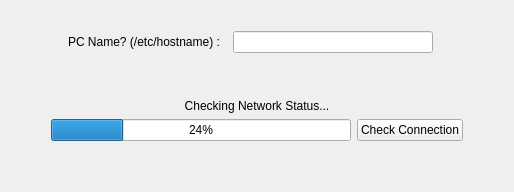
          <widget class="QWidget" name="networkPage">
           <layout class="QVBoxLayout" name="verticalLayout_2">
            <item>
             <spacer name="verticalSpacer_5">
              <property name="orientation">
               <enum>Qt::Vertical</enum>
              </property>
              <property name="sizeType">
               <enum>QSizePolicy::Maximum</enum>
              </property>
              <property name="sizeHint" stdset="0">
               <size>
                <width>20</width>
                <height>20</height>
               </size>
              </property>
             </spacer>
            </item>
            <item>
             <layout class="QHBoxLayout" name="horizontalLayout_5">
              <item>
               <spacer name="horizontalSpacer_9">
                <property name="orientation">
                 <enum>Qt::Horizontal</enum>
                </property>
                <property name="sizeHint" stdset="0">
                 <size>
                  <width>40</width>
                  <height>20</height>
                 </size>
                </property>
               </spacer>
              </item>
              <item>
               <widget class="QLabel" name="label_3">
                <property name="text">
                 <string>PC Name? (/etc/hostname) :  </string>
                </property>
               </widget>
              </item>
              <item>
               <widget class="QLineEdit" name="hostnameLine">
                <property name="minimumSize">
                 <size>
                  <width>200</width>
                  <height>0</height>
                 </size>
                </property>
                <property name="maximumSize">
                 <size>
                  <width>300</width>
                  <height>16777215</height>
                 </size>
                </property>
               </widget>
              </item>
              <item>
               <widget class="QLabel" name="hostnameLineValidIcon">
                <property name="maximumSize">
                 <size>
                  <width>32</width>
                  <height>32</height>
                 </size>
                </property>
                <property name="toolTip">
                 <string>hostname must be 8 characters long</string>
                </property>
                <property name="text">
                 <string/>
                </property>
                <property name="pixmap">
                 <pixmap>:/images/resource/dialog-cancel.png</pixmap>
                </property>
                <property name="scaledContents">
                 <bool>true</bool>
                </property>
               </widget>
              </item>
              <item>
               <spacer name="horizontalSpacer_10">
                <property name="orientation">
                 <enum>Qt::Horizontal</enum>
                </property>
                <property name="sizeHint" stdset="0">
                 <size>
                  <width>40</width>
                  <height>20</height>
                 </size>
                </property>
               </spacer>
              </item>
             </layout>
            </item>
            <item>
             <spacer name="verticalSpacer_4">
              <property name="orientation">
               <enum>Qt::Vertical</enum>
              </property>
              <property name="sizeHint" stdset="0">
               <size>
                <width>20</width>
                <height>40</height>
               </size>
              </property>
             </spacer>
            </item>
            <item>
             <widget class="QLabel" name="networkStatusLabel">
              <property name="text">
               <string>Checking Network Status...</string>
              </property>
              <property name="alignment">
               <set>Qt::AlignCenter</set>
              </property>
             </widget>
            </item>
            <item>
             <layout class="QHBoxLayout" name="horizontalLayout">
              <item>
               <spacer name="horizontalSpacer_7">
                <property name="orientation">
                 <enum>Qt::Horizontal</enum>
                </property>
                <property name="sizeHint" stdset="0">
                 <size>
                  <width>40</width>
                  <height>20</height>
                 </size>
                </property>
               </spacer>
              </item>
              <item>
               <widget class="QProgressBar" name="networkStatusProgress">
                <property name="sizePolicy">
                 <sizepolicy hsizetype="Minimum" vsizetype="Fixed">
                  <horstretch>0</horstretch>
                  <verstretch>0</verstretch>
                 </sizepolicy>
                </property>
                <property name="minimumSize">
                 <size>
                  <width>300</width>
                  <height>0</height>
                 </size>
                </property>
                <property name="value">
                 <number>24</number>
                </property>
                <property name="alignment">
                 <set>Qt::AlignCenter</set>
                </property>
               </widget>
              </item>
              <item>
               <widget class="QPushButton" name="networkCheckButton">
                <property name="maximumSize">
                 <size>
                  <width>200</width>
                  <height>16777215</height>
                 </size>
                </property>
                <property name="text">
                 <string>Check Connection</string>
                </property>
                <property name="icon">
                 <iconset theme="system-software-update">
                  <normaloff>.</normaloff>.</iconset>
                </property>
                <property name="iconSize">
                 <size>
                  <width>24</width>
                  <height>24</height>
                 </size>
                </property>
               </widget>
              </item>
              <item>
               <spacer name="horizontalSpacer_8">
                <property name="orientation">
                 <enum>Qt::Horizontal</enum>
                </property>
                <property name="sizeHint" stdset="0">
                 <size>
                  <width>40</width>
                  <height>20</height>
                 </size>
                </property>
               </spacer>
              </item>
             </layout>
            </item>
            <item>
             <spacer name="verticalSpacer_3">
              <property name="orientation">
               <enum>Qt::Vertical</enum>
              </property>
              <property name="sizeHint" stdset="0">
               <size>
                <width>20</width>
                <height>40</height>
               </size>
              </property>
             </spacer>
            </item>
           </layout>
          </widget>
